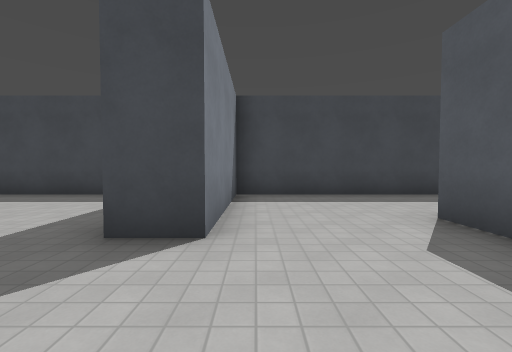
View 1 (above)

19 first-person views from a walk through a level from a Godot 3-D game. The camera is 1.4 m above the floor, tilts 2° down and sees 90° across. The floor is counted in squares, 2 m on a side. Each view is taken from the middle of a square. On the plan, view 1 faces up. The plan holds only what a view shows up to about 9 squares ahead; the rest is blank. The place goes on beyond the plan. Surface patterns are stand-ins for the level's own textures.

View 2
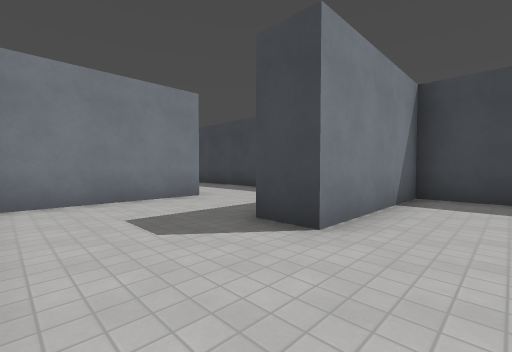

View 3
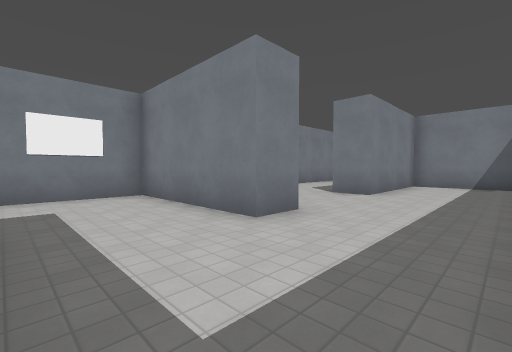

View 4
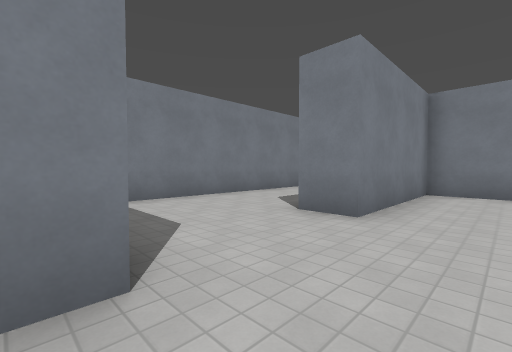

View 5
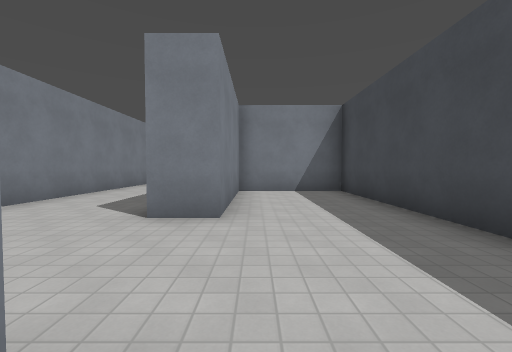

View 6
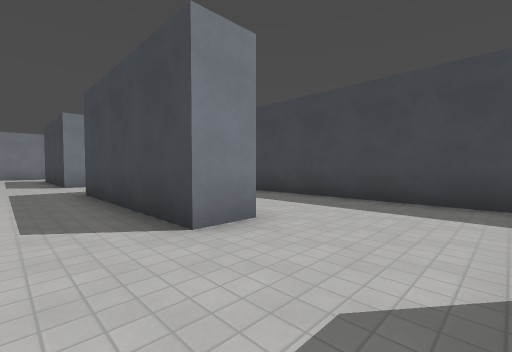

View 7
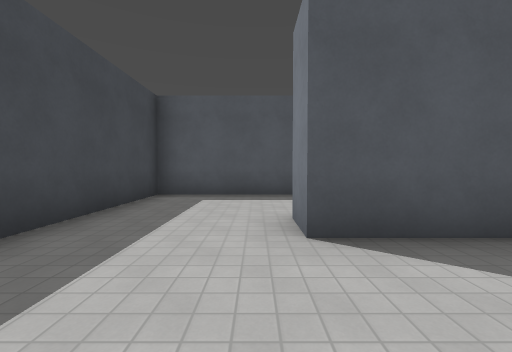

View 8
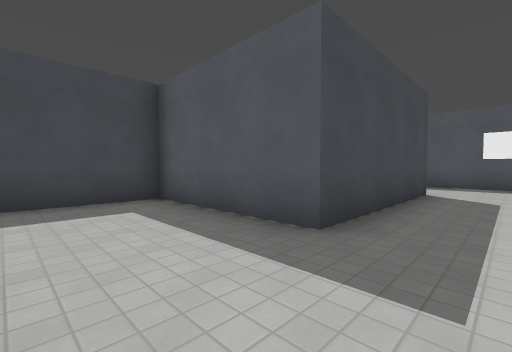

View 9
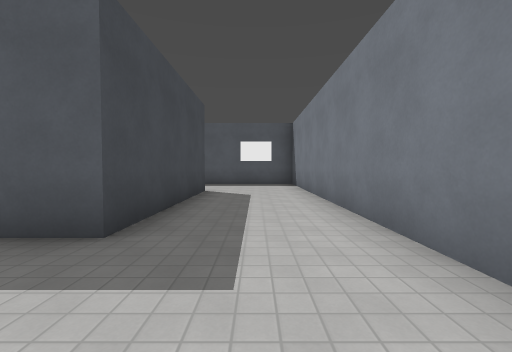

View 10
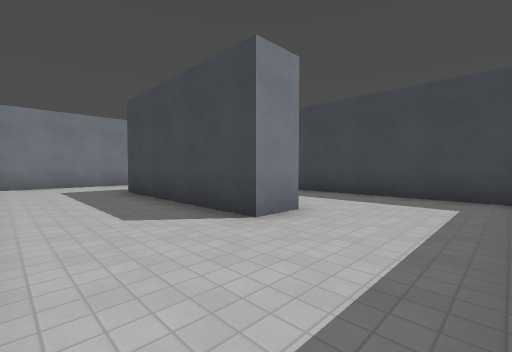

View 11
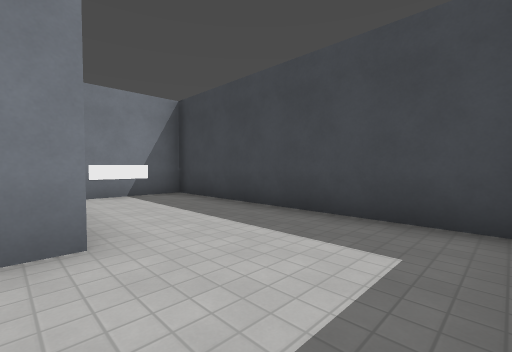

View 12
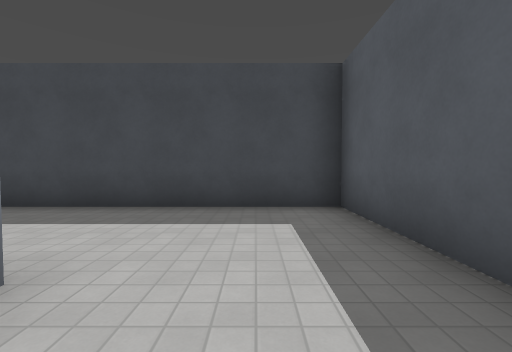

View 13
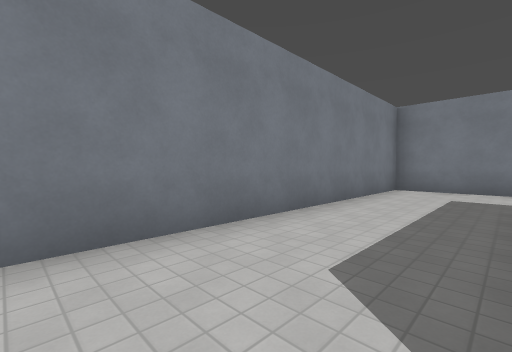

View 14
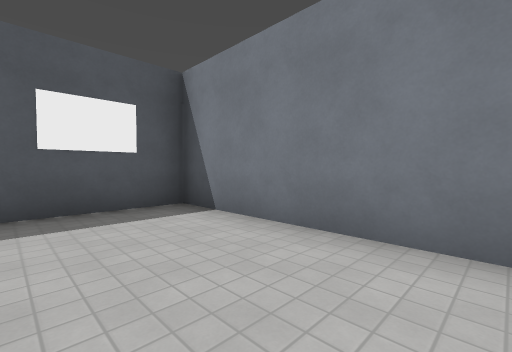

View 15
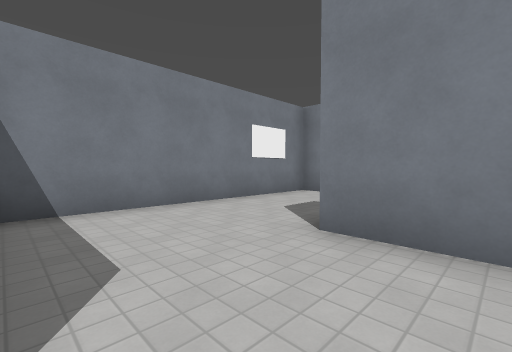

View 16
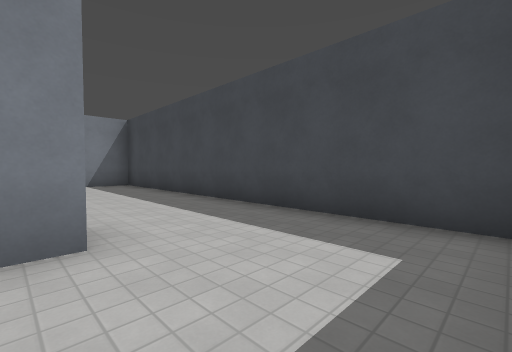

View 17
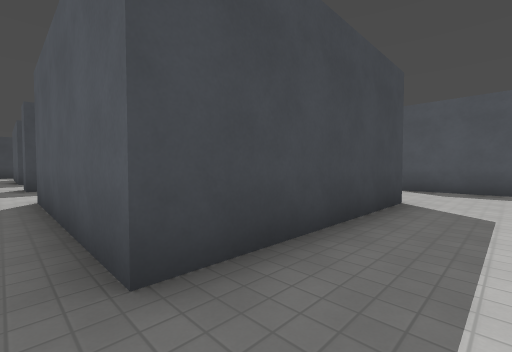

View 18
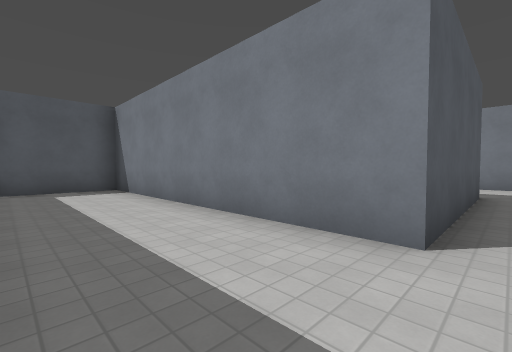

View 19
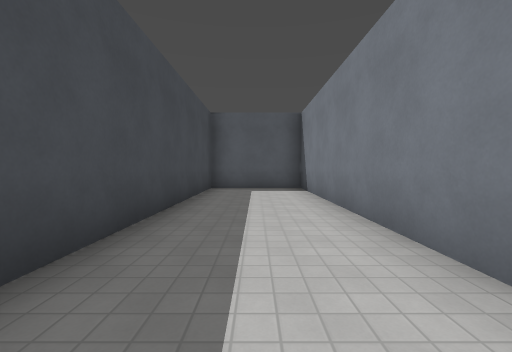

### Floor plan
Points are (right, up) in squares from view 1. A wall is a line through its corners. A room is listed if a view was taken in it or the views show most of it. See-through windows are left out.
Room 1 (views 1, 2, 3, 4, 5, 6, 7, 8, 9, 10, 11, 12, 13, 14, 15, 16, 17)
walls: (2.5, 1.4) (2.5, 3.5) (3.5, 3.5); (3.5, 2.2) (3.5, -0.5) (14.5, -0.5) (14.5, 6.5) (7.5, 6.5) (7.5, 4.2); (-1.9, 6.5) (-12.5, 6.5) (-12.5, 3.5) (-8.5, 3.5) (-8.5, 2.5) (-13.5, 2.5) (-13.5, 7.5); (-5.5, 0.9) (-5.5, 3.5) (-4.5, 3.5) (-4.5, -0.5) (2.1, -0.5); (11.5, 3.6) (11.5, 2.5) (6.5, 2.5) (6.5, 6.5) (-0.5, 6.5) (-0.5, 2.5) (-1.5, 2.5); (-14, -0.5) (-6.8, -0.5)
ways out: opening at (-14, 8) to room 2
Room 2 (views 18, 19)
walls: (-13.5, 7.5) (-5.5, 7.5) (-5.5, 10.5) (-13.5, 10.5) (-13.5, 11.5)
ways out: opening at (-14, 8) to room 1; opening at (-14, 11)

Where each view was taken, in squares from view 1:
view 1: 0 up, 0 right, facing up
view 2: 0 up, 1 right, facing up-left
view 3: 6 up, 2 left, facing down-left
view 4: 5 up, 5 left, facing down-left
view 5: 4 up, 5 left, facing left
view 6: 1 up, 6 left, facing up-left
view 7: 4 up, 0 right, facing right
view 8: 1 up, 4 right, facing up-right
view 9: 1 up, 4 right, facing right
view 10: 0 up, 14 right, facing up-left
view 11: 3 up, 14 right, facing up-left
view 12: 2 up, 13 right, facing up
view 13: 2 up, 12 right, facing down-left
view 14: 2 up, 10 right, facing down-right
view 15: 4 up, 2 right, facing down-left
view 16: 3 up, 2 left, facing up-left
view 17: 1 up, 14 left, facing up-right
view 18: 10 up, 14 left, facing down-right
view 19: 9 up, 14 left, facing right
